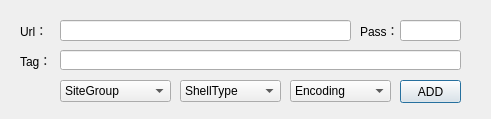
<?xml version="1.0" encoding="UTF-8"?>
<ui version="4.0">
 <class>Dialog</class>
 <widget class="QDialog" name="Dialog">
  <property name="geometry">
   <rect>
    <x>0</x>
    <y>0</y>
    <width>491</width>
    <height>119</height>
   </rect>
  </property>
  <property name="minimumSize">
   <size>
    <width>491</width>
    <height>119</height>
   </size>
  </property>
  <property name="maximumSize">
   <size>
    <width>491</width>
    <height>119</height>
   </size>
  </property>
  <property name="windowTitle">
   <string>ShellConfig</string>
  </property>
  <widget class="QComboBox" name="cbo_category">
   <property name="geometry">
    <rect>
     <x>60</x>
     <y>80</y>
     <width>111</width>
     <height>22</height>
    </rect>
   </property>
   <item>
    <property name="text">
     <string>SiteGroup</string>
    </property>
   </item>
   <item>
    <property name="text">
     <string>default</string>
    </property>
   </item>
   <item>
    <property name="text">
     <string>group1</string>
    </property>
   </item>
  </widget>
  <widget class="QLabel" name="label">
   <property name="geometry">
    <rect>
     <x>20</x>
     <y>20</y>
     <width>41</width>
     <height>21</height>
    </rect>
   </property>
   <property name="text">
    <string>Url：</string>
   </property>
  </widget>
  <widget class="QComboBox" name="cbo_encoding">
   <property name="geometry">
    <rect>
     <x>290</x>
     <y>80</y>
     <width>101</width>
     <height>22</height>
    </rect>
   </property>
   <item>
    <property name="text">
     <string>Encoding</string>
    </property>
   </item>
   <item>
    <property name="text">
     <string>UTF-8</string>
    </property>
   </item>
   <item>
    <property name="text">
     <string>GBK</string>
    </property>
   </item>
   <item>
    <property name="text">
     <string>Euc-KR</string>
    </property>
   </item>
   <item>
    <property name="text">
     <string>Euc-JP</string>
    </property>
   </item>
   <item>
    <property name="text">
     <string>ISO-8859-1</string>
    </property>
   </item>
  </widget>
  <widget class="QLineEdit" name="url">
   <property name="geometry">
    <rect>
     <x>60</x>
     <y>20</y>
     <width>291</width>
     <height>21</height>
    </rect>
   </property>
  </widget>
  <widget class="QLabel" name="label_2">
   <property name="geometry">
    <rect>
     <x>360</x>
     <y>20</y>
     <width>41</width>
     <height>21</height>
    </rect>
   </property>
   <property name="text">
    <string>Pass：</string>
   </property>
  </widget>
  <widget class="QPushButton" name="btnAdd">
   <property name="geometry">
    <rect>
     <x>400</x>
     <y>80</y>
     <width>61</width>
     <height>23</height>
    </rect>
   </property>
   <property name="text">
    <string>ADD</string>
   </property>
  </widget>
  <widget class="QLineEdit" name="pwd">
   <property name="geometry">
    <rect>
     <x>400</x>
     <y>20</y>
     <width>61</width>
     <height>21</height>
    </rect>
   </property>
  </widget>
  <widget class="QComboBox" name="cbo_shelltype">
   <property name="geometry">
    <rect>
     <x>180</x>
     <y>80</y>
     <width>101</width>
     <height>22</height>
    </rect>
   </property>
   <item>
    <property name="text">
     <string>ShellType</string>
    </property>
   </item>
   <item>
    <property name="text">
     <string>ASP</string>
    </property>
   </item>
   <item>
    <property name="text">
     <string>ASPX</string>
    </property>
   </item>
   <item>
    <property name="text">
     <string>PHP</string>
    </property>
   </item>
   <item>
    <property name="text">
     <string>Custom</string>
    </property>
   </item>
  </widget>
  <widget class="QLineEdit" name="edt_tag">
   <property name="geometry">
    <rect>
     <x>60</x>
     <y>50</y>
     <width>401</width>
     <height>20</height>
    </rect>
   </property>
  </widget>
  <widget class="QLabel" name="label_4">
   <property name="geometry">
    <rect>
     <x>20</x>
     <y>50</y>
     <width>31</width>
     <height>21</height>
    </rect>
   </property>
   <property name="text">
    <string>Tag：</string>
   </property>
  </widget>
 </widget>
 <resources/>
 <connections/>
</ui>
